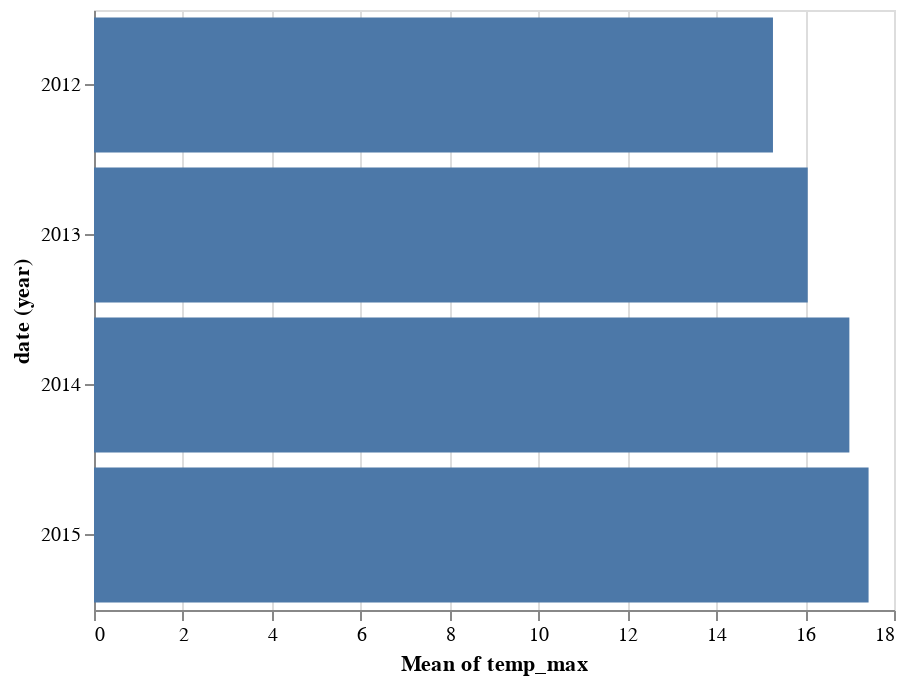

The notebook cell this image was saved under:
### Code cell
# Bar chart - avg temperature by year
alt.Chart(df).mark_bar().encode(
    x='mean(temp_max)',
    y='year(date):O'
)

### Figure 1 — Vega-Lite specification as saved in the notebook (floating-point values rounded to 4 significant figures; data arrays with more than 128 entries replaced by an {"elided": "..."} marker saying what was removed)
{"$schema": "https://vega.github.io/schema/vega-lite/v3.4.0.json", "config": {"background": "white", "mark": {"tooltip": null}, "view": {"height": 300, "width": 400}}, "data": {"name": "data-e0082f48dd2b52cfa8769983f453b4c7"}, "datasets": {"data-e0082f48dd2b52cfa8769983f453b4c7": {"elided": "1461 records"}}, "encoding": {"x": {"aggregate": "mean", "field": "temp_max", "type": "quantitative"}, "y": {"field": "date", "timeUnit": "year", "type": "ordinal"}}, "mark": "bar"}
